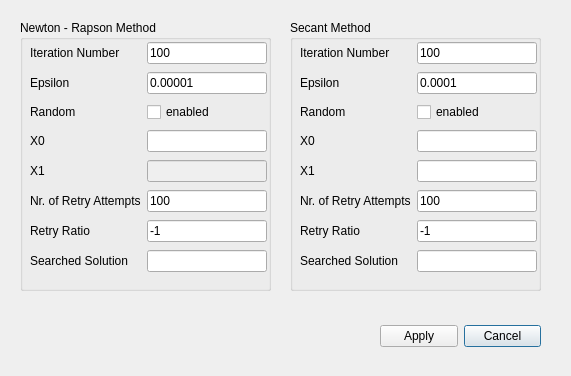
<?xml version="1.0" encoding="UTF-8"?>
<ui version="4.0">
 <class>Dialog</class>
 <widget class="QDialog" name="Dialog">
  <property name="geometry">
   <rect>
    <x>0</x>
    <y>0</y>
    <width>571</width>
    <height>376</height>
   </rect>
  </property>
  <property name="windowTitle">
   <string>Dialog</string>
  </property>
  <widget class="QDialogButtonBox" name="buttonBox">
   <property name="geometry">
    <rect>
     <x>380</x>
     <y>320</y>
     <width>161</width>
     <height>32</height>
    </rect>
   </property>
   <property name="mouseTracking">
    <bool>false</bool>
   </property>
   <property name="layoutDirection">
    <enum>Qt::RightToLeft</enum>
   </property>
   <property name="orientation">
    <enum>Qt::Horizontal</enum>
   </property>
   <property name="standardButtons">
    <set>QDialogButtonBox::Apply|QDialogButtonBox::Cancel</set>
   </property>
   <property name="centerButtons">
    <bool>true</bool>
   </property>
  </widget>
  <widget class="QGroupBox" name="groupBox">
   <property name="geometry">
    <rect>
     <x>20</x>
     <y>20</y>
     <width>251</width>
     <height>271</height>
    </rect>
   </property>
   <property name="title">
    <string>Newton - Rapson Method</string>
   </property>
   <widget class="QWidget" name="layoutWidget">
    <property name="geometry">
     <rect>
      <x>10</x>
      <y>20</y>
      <width>237</width>
      <height>235</height>
     </rect>
    </property>
    <layout class="QGridLayout" name="gridLayout">
     <item row="0" column="0">
      <widget class="QLabel" name="label">
       <property name="text">
        <string>Iteration Number</string>
       </property>
      </widget>
     </item>
     <item row="0" column="2">
      <widget class="QLineEdit" name="newtonKMAX">
       <property name="text">
        <string>100</string>
       </property>
      </widget>
     </item>
     <item row="1" column="0">
      <widget class="QLabel" name="label_2">
       <property name="text">
        <string>Epsilon</string>
       </property>
      </widget>
     </item>
     <item row="3" column="0">
      <widget class="QLabel" name="label_4">
       <property name="text">
        <string>Random</string>
       </property>
      </widget>
     </item>
     <item row="7" column="0">
      <widget class="QLabel" name="label_7">
       <property name="text">
        <string>X1</string>
       </property>
      </widget>
     </item>
     <item row="7" column="2">
      <widget class="QLineEdit" name="newtonX1">
       <property name="enabled">
        <bool>false</bool>
       </property>
      </widget>
     </item>
     <item row="8" column="0">
      <widget class="QLabel" name="label_8">
       <property name="text">
        <string>Nr. of Retry Attempts</string>
       </property>
      </widget>
     </item>
     <item row="8" column="2">
      <widget class="QLineEdit" name="newtonRETRYS">
       <property name="text">
        <string>100</string>
       </property>
      </widget>
     </item>
     <item row="9" column="2">
      <widget class="QLineEdit" name="newtonRETRYRATIO">
       <property name="text">
        <string>-1</string>
       </property>
      </widget>
     </item>
     <item row="10" column="2">
      <widget class="QLineEdit" name="newtonSOLUTION"/>
     </item>
     <item row="9" column="0">
      <widget class="QLabel" name="label_6">
       <property name="text">
        <string>Retry Ratio</string>
       </property>
      </widget>
     </item>
     <item row="4" column="2">
      <widget class="QLineEdit" name="newtonX0"/>
     </item>
     <item row="4" column="0">
      <widget class="QLabel" name="label_5">
       <property name="text">
        <string>X0</string>
       </property>
      </widget>
     </item>
     <item row="10" column="0">
      <widget class="QLabel" name="label_3">
       <property name="text">
        <string>Searched Solution</string>
       </property>
      </widget>
     </item>
     <item row="1" column="2">
      <widget class="QLineEdit" name="newtonEPS">
       <property name="text">
        <string>0.00001</string>
       </property>
      </widget>
     </item>
     <item row="3" column="2">
      <widget class="QCheckBox" name="newtonRAND">
       <property name="text">
        <string>enabled</string>
       </property>
      </widget>
     </item>
    </layout>
   </widget>
  </widget>
  <widget class="QGroupBox" name="groupBox_2">
   <property name="geometry">
    <rect>
     <x>290</x>
     <y>20</y>
     <width>251</width>
     <height>271</height>
    </rect>
   </property>
   <property name="title">
    <string>Secant Method</string>
   </property>
   <widget class="QWidget" name="layoutWidget">
    <property name="geometry">
     <rect>
      <x>10</x>
      <y>20</y>
      <width>237</width>
      <height>235</height>
     </rect>
    </property>
    <layout class="QGridLayout" name="gridLayout_2">
     <item row="0" column="0">
      <widget class="QLabel" name="label_9">
       <property name="text">
        <string>Iteration Number</string>
       </property>
      </widget>
     </item>
     <item row="0" column="2">
      <widget class="QLineEdit" name="secantKMAX">
       <property name="text">
        <string>100</string>
       </property>
      </widget>
     </item>
     <item row="1" column="0">
      <widget class="QLabel" name="label_10">
       <property name="text">
        <string>Epsilon</string>
       </property>
      </widget>
     </item>
     <item row="4" column="0">
      <widget class="QLabel" name="label_11">
       <property name="text">
        <string>Random</string>
       </property>
      </widget>
     </item>
     <item row="8" column="0">
      <widget class="QLabel" name="label_12">
       <property name="text">
        <string>X1</string>
       </property>
      </widget>
     </item>
     <item row="8" column="2">
      <widget class="QLineEdit" name="secantX1"/>
     </item>
     <item row="9" column="0">
      <widget class="QLabel" name="label_13">
       <property name="text">
        <string>Nr. of Retry Attempts</string>
       </property>
      </widget>
     </item>
     <item row="9" column="2">
      <widget class="QLineEdit" name="secantRETRYS">
       <property name="text">
        <string>100</string>
       </property>
      </widget>
     </item>
     <item row="10" column="2">
      <widget class="QLineEdit" name="secantRETRYRATIO">
       <property name="text">
        <string>-1</string>
       </property>
      </widget>
     </item>
     <item row="11" column="2">
      <widget class="QLineEdit" name="secantSOLUTION"/>
     </item>
     <item row="10" column="0">
      <widget class="QLabel" name="label_14">
       <property name="text">
        <string>Retry Ratio</string>
       </property>
      </widget>
     </item>
     <item row="5" column="2">
      <widget class="QLineEdit" name="secantX0"/>
     </item>
     <item row="5" column="0">
      <widget class="QLabel" name="label_15">
       <property name="text">
        <string>X0</string>
       </property>
      </widget>
     </item>
     <item row="11" column="0">
      <widget class="QLabel" name="label_16">
       <property name="text">
        <string>Searched Solution</string>
       </property>
      </widget>
     </item>
     <item row="1" column="2">
      <widget class="QLineEdit" name="secantEPS">
       <property name="text">
        <string>0.0001</string>
       </property>
      </widget>
     </item>
     <item row="4" column="2">
      <widget class="QCheckBox" name="secantRAND">
       <property name="text">
        <string>enabled</string>
       </property>
      </widget>
     </item>
    </layout>
   </widget>
  </widget>
  <widget class="QLabel" name="aditionalLabel">
   <property name="geometry">
    <rect>
     <x>30</x>
     <y>310</y>
     <width>311</width>
     <height>51</height>
    </rect>
   </property>
   <property name="text">
    <string/>
   </property>
  </widget>
 </widget>
 <resources/>
 <connections>
  <connection>
   <sender>buttonBox</sender>
   <signal>accepted()</signal>
   <receiver>Dialog</receiver>
   <slot>accept()</slot>
   <hints>
    <hint type="sourcelabel">
     <x>248</x>
     <y>324</y>
    </hint>
    <hint type="destinationlabel">
     <x>157</x>
     <y>274</y>
    </hint>
   </hints>
  </connection>
  <connection>
   <sender>buttonBox</sender>
   <signal>rejected()</signal>
   <receiver>Dialog</receiver>
   <slot>reject()</slot>
   <hints>
    <hint type="sourcelabel">
     <x>316</x>
     <y>330</y>
    </hint>
    <hint type="destinationlabel">
     <x>286</x>
     <y>274</y>
    </hint>
   </hints>
  </connection>
 </connections>
</ui>
